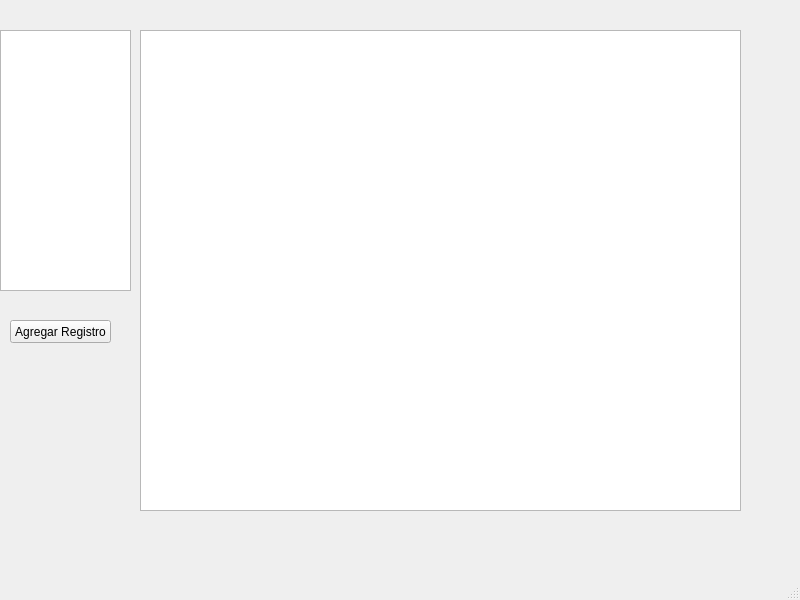
<?xml version="1.0" encoding="UTF-8"?>
<ui version="4.0">
 <class>editarTabla</class>
 <widget class="QMainWindow" name="editarTabla">
  <property name="geometry">
   <rect>
    <x>0</x>
    <y>0</y>
    <width>800</width>
    <height>600</height>
   </rect>
  </property>
  <property name="windowTitle">
   <string>MainWindow</string>
  </property>
  <property name="windowIcon">
   <iconset resource="Resources.qrc">
    <normaloff>:/Res/Database.png</normaloff>:/Res/Database.png</iconset>
  </property>
  <widget class="QWidget" name="centralwidget">
   <widget class="QTableWidget" name="tableWidgetTableName">
    <property name="geometry">
     <rect>
      <x>0</x>
      <y>30</y>
      <width>131</width>
      <height>261</height>
     </rect>
    </property>
    <attribute name="horizontalHeaderVisible">
     <bool>false</bool>
    </attribute>
    <column>
     <property name="text">
      <string>Tablas</string>
     </property>
    </column>
   </widget>
   <widget class="QTableWidget" name="tableWidgetTableEdit">
    <property name="geometry">
     <rect>
      <x>140</x>
      <y>30</y>
      <width>601</width>
      <height>481</height>
     </rect>
    </property>
    <property name="gridStyle">
     <enum>Qt::SolidLine</enum>
    </property>
   </widget>
   <widget class="QPushButton" name="pushButton">
    <property name="geometry">
     <rect>
      <x>10</x>
      <y>320</y>
      <width>101</width>
      <height>23</height>
     </rect>
    </property>
    <property name="text">
     <string>Agregar Registro</string>
    </property>
   </widget>
  </widget>
  <widget class="QMenuBar" name="menubar">
   <property name="geometry">
    <rect>
     <x>0</x>
     <y>0</y>
     <width>800</width>
     <height>18</height>
    </rect>
   </property>
  </widget>
  <widget class="QStatusBar" name="statusbar"/>
 </widget>
 <resources>
  <include location="Resources.qrc"/>
 </resources>
 <connections/>
</ui>
